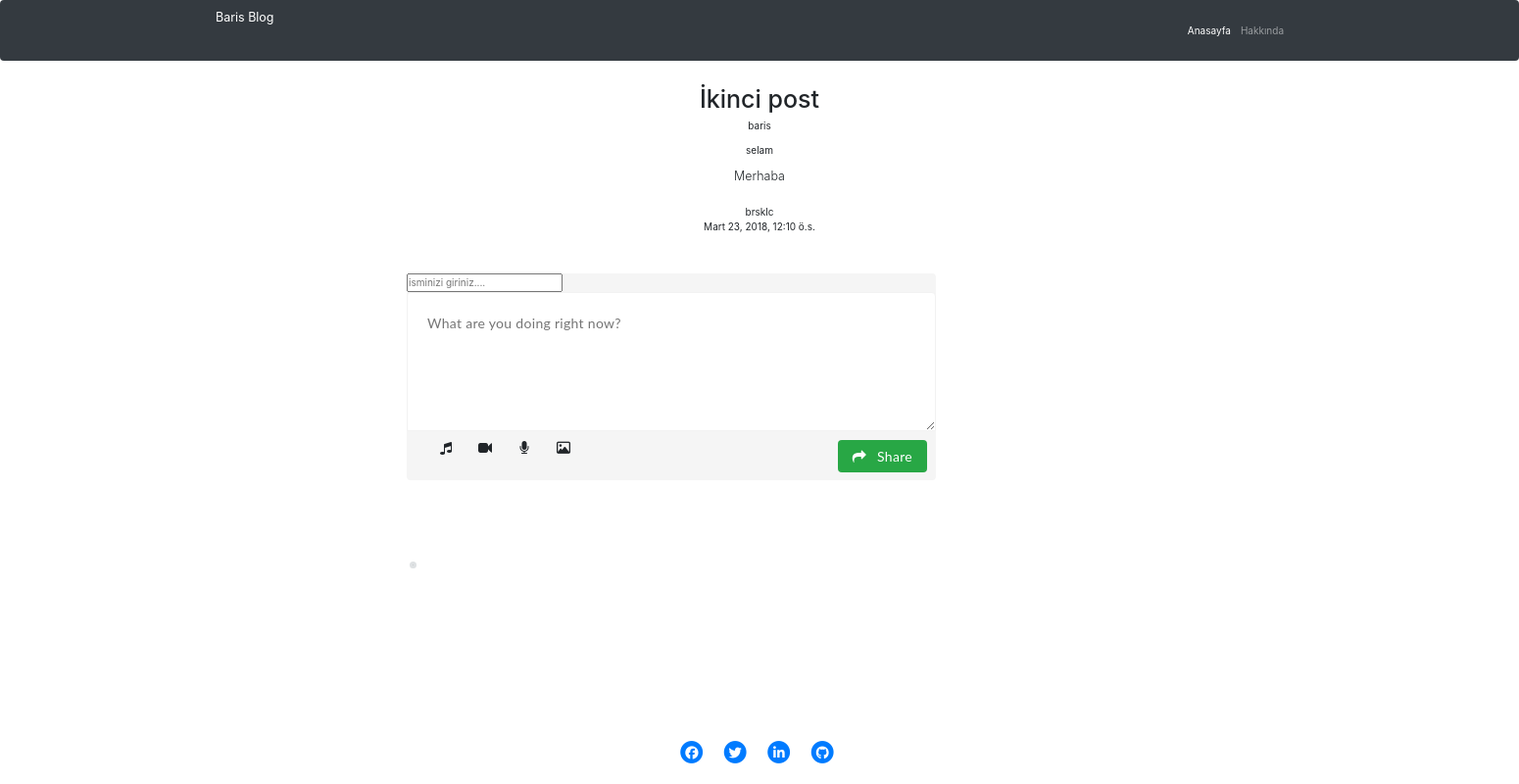
The app's page /post_content/2/ with its own data.
### blog/models.py (models this page shows, shortened)
class Post(models.Model):
    author = models.ForeignKey('auth.User', on_delete=models.CASCADE)
    title = models.CharField(max_length=200)
    text = models.TextField()
    created_date = models.DateTimeField(
            default=timezone.now)
    published_date = models.DateTimeField(
            blank=True, null=True)
    tags = models.ManyToManyField('blog.Tag')

class Tag(models.Model):
    name = models.CharField(max_length=50, null=False, blank=False)

### blog/views.py (the view)
# urls.py: url(r'^post_content/(?P<post_id>[\d]+)/$', views.post_content, name='post_content'),
def post_content(request, **kwargs):
    post = Post.objects.get(id=kwargs['post_id'])
    tegs = Tag.objects.filter(post=post.id)
    comments = Comment.objects.filter(post_id=post.id)
    return render(request, 'blog/post_content.html', {'post':post, 'comments':comments,'tegs':tegs})

### blog/templates/blog/post_content.html (shortened to what this page needs)
{% extends 'blog/base.html' %}
{% block content %}
    <nav class="navbar navbar-expand-lg navbar-dark bg-dark fixed-top">
      <div class="container">
        <a class="navbar-brand" href="{% url 'post_list' %}">Baris Blog</a>
        <div class="collapse navbar-collapse" id="navbarResponsive">
          <ul class="navbar-nav ml-auto">
            <li class="nav-item active">
              <a class="nav-link" href="{% url 'post_list' %}">Anasayfa
              </a>
            </li>
            <li class="nav-item">
              <a class="nav-link" href="{% url 'about' %}">Hakkında</a>
            </li>
          </ul>
        </div>
      </div>
    </nav>
    <div class="container">
      <div class="row">
        <div class="col-lg-12 text-center">
          <h1 class="mt-5">{{ post.title }}</h1>
            {% for teg in tegs %}
            <p>
                {{ teg.name }}
            </p>
            {% endfor %}
          <p class="lead">{{ post.text }}</p>
          <ul class="list-unstyled">
            <li>{{ post.author }}</li>
            <li>{{ post.published_date }}</li>
          </ul>
        </div>
      </div>
    </div>
        {% include "blog/include/comment_box.html" %}
        {% include "blog/include/comment_post_detaile.html" %}
    <div>
    <footer>
        <ul class="list-inline list-social-icons mb-0 text-center">
                <li class="list-inline-item">
                  <a href="https://www.facebook.com/profile.php?id=100006635071494">
                    <span class="fa-stack fa-lg">
                      <i class="fa fa-circle fa-stack-2x"></i>
                      <i class="fa fa-facebook fa-stack-1x fa-inverse"></i>
                    </span>
                  </a>
                </li>
                <li class="list-inline-item">
                  <a href="#">
                    <span class="fa-stack fa-lg">
                      <i class="fa fa-circle fa-stack-2x"></i>
                      <i class="fa fa-twitter fa-stack-1x fa-inverse"></i>
                    </span>
                  </a>
                </li>
                <li class="list-inline-item">
                  <a href="#">
                    <span class="fa-stack fa-lg">
                      <i class="fa fa-circle fa-stack-2x"></i>
                      <i class="fa fa-linkedin fa-stack-1x fa-inverse"></i>
                    </span>
                  </a>
                </li>
                <li class="list-inline-item">
                  <a href="https://github.com/brsklc">
                    <span class="fa-stack fa-lg">
                      <p class="fa fa-circle fa-stack-2x"></p>
                      <i class="fa fa-github fa-stack-1x fa-inverse"></i>
                    </span>
                  </a>
                </li>
              </ul>
    </footer>
</div>
{% endblock %}

### blog/static/blog.css (style rules this page uses)
body { padding-top: 54px; }
@media (min-width: 992px) { body { padding-top: 56px; } }
footer { position: fixed; bottom: 0px; left: 0px; width: 100%; height: 50px; padding: 5px; background-color: transparent; }
body { background: #fafafa; }
* { margin: 0; padding: 0; -webkit-box-sizing: border-box; -moz-box-sizing: border-box; box-sizing: border-box; }
a { color: #03658c; text-decoration: none; }
ul { list-style-type: none; }
body { font-family: 'Roboto', Arial, Helvetica, Sans-serif, Verdana; background: #dee1e3; }

### records on screen
Post: title "İkinci post", text "Merhaba", author "brsklc", published_date "Mart 23, 2018, 12:10 ö.s."
Tag: name "baris"
Tag: name "selam"
